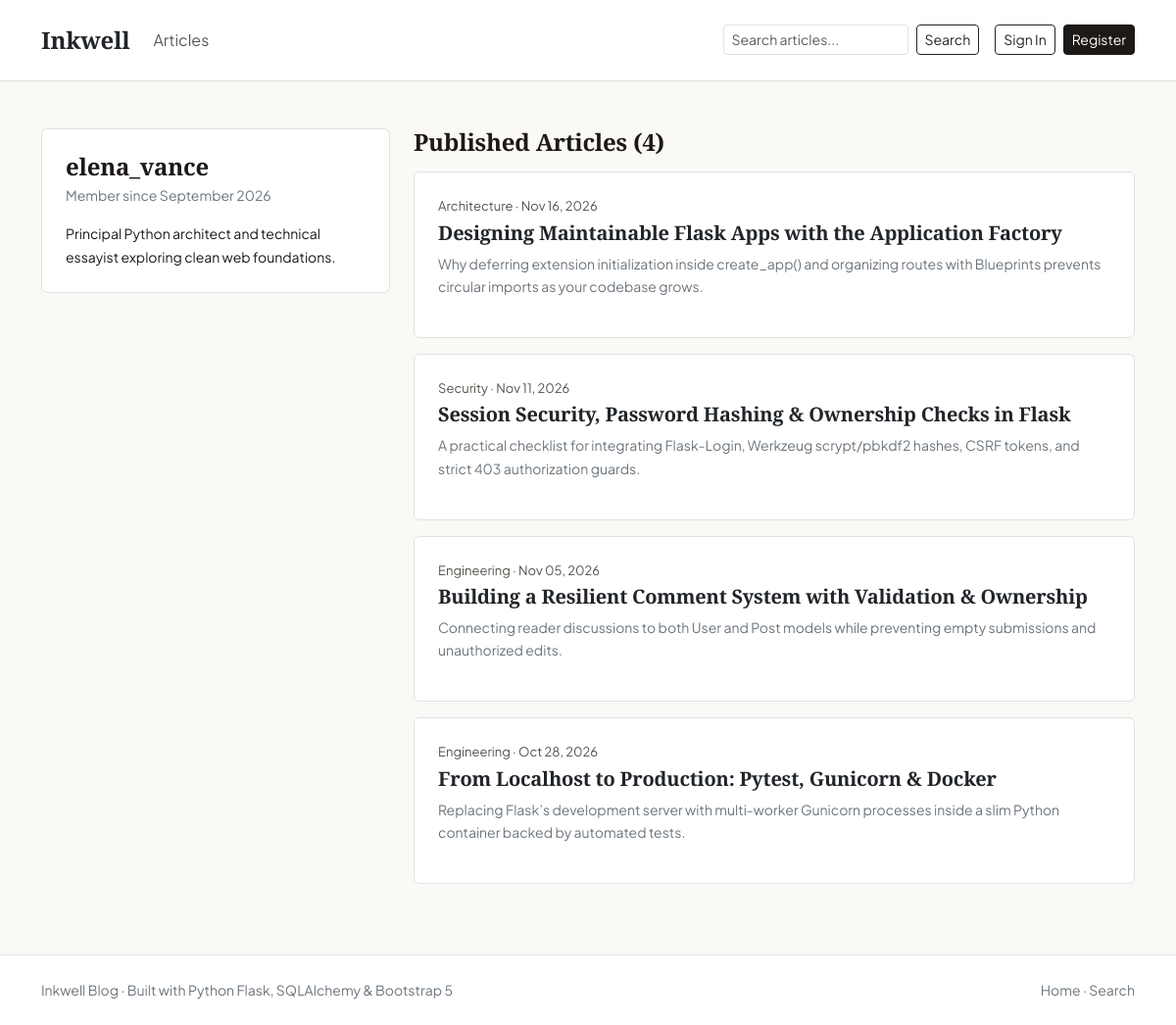
Screenshot of /auth/user/elena_vance with the database file from the repository.
### flask_blog/app/models.py (models this page shows, shortened)
class User(UserMixin, db.Model):
    __tablename__ = "users"
    id = db.Column(db.Integer, primary_key=True)
    username = db.Column(db.String(40), unique=True, nullable=False, index=True)
    email = db.Column(db.String(120), unique=True, nullable=False, index=True)
    password_hash = db.Column(db.String(256), nullable=False)
    bio = db.Column(db.String(300), default="", nullable=False)
    created_at = db.Column(db.DateTime(timezone=True), default=utc_now, nullable=False)
    posts = db.relationship("Post", back_populates="author", cascade="all, delete-orphan", lazy="dynamic")
    comments = db.relationship("Comment", back_populates="author", cascade="all, delete-orphan", lazy="dynamic")

class Post(db.Model):
    __tablename__ = "posts"
    id = db.Column(db.Integer, primary_key=True)
    title = db.Column(db.String(160), nullable=False, index=True)
    summary = db.Column(db.String(280), default="", nullable=False)
    content = db.Column(db.Text, nullable=False)
    created_at = db.Column(db.DateTime(timezone=True), default=utc_now, nullable=False, index=True)
    updated_at = db.Column(db.DateTime(timezone=True), default=utc_now, onupdate=utc_now, nullable=False)
    user_id = db.Column(db.Integer, db.ForeignKey("users.id", ondelete="CASCADE"), nullable=False, index=True)
    category_id = db.Column(db.Integer, db.ForeignKey("categories.id", ondelete="SET NULL"), nullable=True, index=True)
    author = db.relationship("User", back_populates="posts")
    category = db.relationship("Category", back_populates="posts")
    tags = db.relationship("Tag", secondary=post_tags, back_populates="posts")
    comments = db.relationship(
        "Comment",
        back_populates="post",
        cascade="all, delete-orphan",
        order_by="Comment.created_at.desc()",
    )

class Category(db.Model):
    __tablename__ = "categories"
    id = db.Column(db.Integer, primary_key=True)
    name = db.Column(db.String(50), unique=True, nullable=False, index=True)
    slug = db.Column(db.String(60), unique=True, nullable=False, index=True)
    posts = db.relationship("Post", back_populates="category", lazy="dynamic")

### flask_blog/app/auth/routes.py (the view)
@auth_bp.route("/user/<string:username>")
def user_profile(username: str):
    user = User.query.filter_by(username=username).first_or_404()
    page = request.args.get("page", 1, type=int)
    posts = (
        Post.query.filter_by(user_id=user.id)
        .order_by(Post.created_at.desc())
        .paginate(page=page, per_page=6, error_out=False)
    )
    return render_template(
        "auth/profile.html",
        title=f"{user.username} — Author Profile",
        profile_user=user,
        form=None,
        posts=posts,
        is_owner=current_user.is_authenticated and current_user.id == user.id,
    )

### flask_blog/app/templates/auth/profile.html (shortened to what this page needs)
{% extends "base.html" %}
{% block content %}
<div class="row g-4">
  <div class="col-lg-4">
    <div class="bg-white border rounded p-4">
      <h1 class="h4 fw-bold mb-1">{{ profile_user.username }}</h1>
      <p class="small text-secondary mb-3">Member since {{ profile_user.created_at.strftime('%B %Y') }}</p>
      <p class="small mb-0">{{ profile_user.bio or 'No biography added yet.' }}</p>
    </div>
  </div>
  <div class="col-lg-8">
    <div class="d-flex justify-content-between align-items-center mb-3">
      <h2 class="h4 fw-bold mb-0">Published Articles ({{ posts.total }})</h2>
    </div>
    {% if posts.items %}
      <div class="d-flex flex-column gap-3">
        {% for post in posts.items %}
          <article class="bg-white border rounded p-4">
            <div class="meta-line mb-1">
              <span>{{ post.category.name if post.category else 'General' }}</span>
              <span> &middot; </span>
              <span>{{ post.created_at.strftime('%b %d, %Y') }}</span>
            </div>
            <h3 class="h5 fw-bold mb-2">
              <a href="{{ url_for('posts.post_detail', post_id=post.id) }}" class="text-decoration-none text-dark">{{ post.title }}</a>
            </h3>
            <p class="small text-secondary mb-3">{{ post.summary or (post.content | striptags | truncate(150)) }}</p>
          </article>
        {% endfor %}
      </div>
    {% else %}
      <div class="bg-white border rounded p-4 text-center text-secondary">
        No articles published yet.
      </div>
    {% endif %}
  </div>
</div>
{% endblock %}

### flask_blog/app/static/css/style.css (style rules this page uses)
:root { --inkwell-paper: #fbf9f5; --inkwell-ink: #1c1917; --inkwell-muted: #57534e; --inkwell-border: #e7e5e4; --inkwell-accent: #9a3412; }
body { background-color: var(--inkwell-paper); color: var(--inkwell-ink); font-family: 'Plus Jakarta Sans', system-ui, -apple-system, sans-serif; line-height: 1.65; }
h1, h2, h3, .editorial-title { font-family: 'Playfair Display', Georgia, serif; letter-spacing: -0.01em; }
.meta-line { font-size: 0.8125rem; color: var(--inkwell-muted); }

### rows the page displays
User: username "elena_vance", created_at "September 2026", bio "Principal Python architect and technical essayist exploring clean web foundations."
Post: category "Architecture", created_at "Nov 16, 2026", title "Designing Maintainable Flask Apps with the Application Factory", summary "Why deferring extension initialization inside create_app() and organizing routes with Blueprints prevents circular imports as your codebase grows."
Post: category "Security", created_at "Nov 11, 2026", title "Session Security, Password Hashing & Ownership Checks in Flask", summary "A practical checklist for integrating Flask-Login, Werkzeug scrypt/pbkdf2 hashes, CSRF tokens, and strict 403 authorization guards."
Post: category "Engineering", created_at "Nov 05, 2026", title "Building a Resilient Comment System with Validation & Ownership", summary "Connecting reader discussions to both User and Post models while preventing empty submissions and unauthorized edits."
Post: category "Engineering", created_at "Oct 28, 2026", title "From Localhost to Production: Pytest, Gunicorn & Docker", summary "Replacing Flask’s development server with multi-worker Gunicorn processes inside a slim Python container backed by automated tests."

### other values shown
{{ posts.total }} "4"
